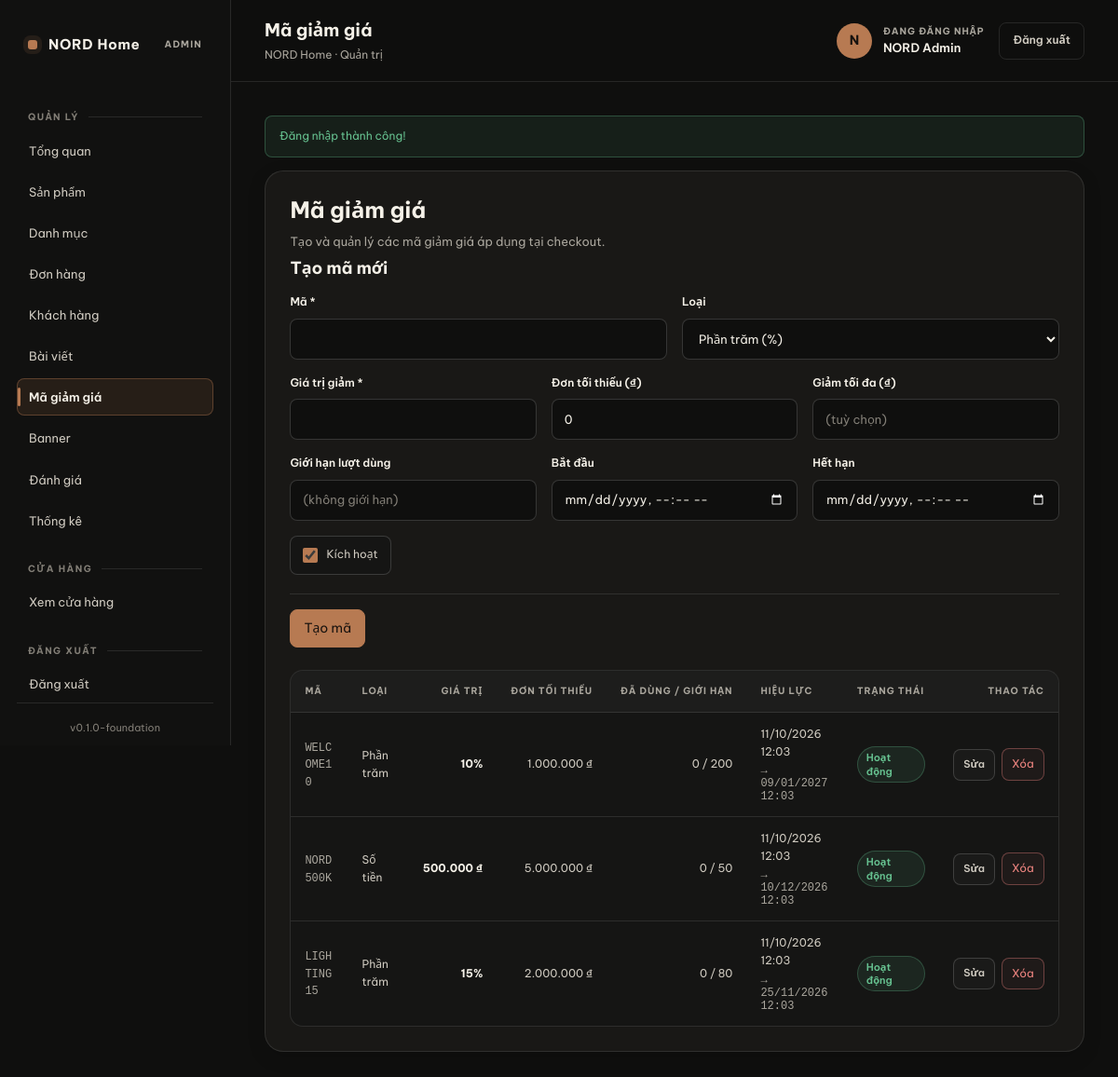
Page /admin/coupons.php (signed in) on the committed database.
### tables this page shows
CREATE TABLE `coupons` (
  `id` INT UNSIGNED NOT NULL AUTO_INCREMENT,
  `code` VARCHAR(40) NOT NULL,
  `type` ENUM('percent', 'fixed') NOT NULL DEFAULT 'percent',
  `value` DECIMAL(12,2) NOT NULL DEFAULT 0.00,
  `min_order` DECIMAL(12,2) NOT NULL DEFAULT 0.00,
  `max_discount` DECIMAL(12,2) DEFAULT NULL,
  `usage_limit` INT UNSIGNED DEFAULT NULL,
  `used_count` INT UNSIGNED NOT NULL DEFAULT 0,
  `starts_at` DATETIME DEFAULT NULL,
  `expires_at` DATETIME DEFAULT NULL,
  `is_active` TINYINT(1) NOT NULL DEFAULT 1,
  `created_at` DATETIME NOT NULL DEFAULT CURRENT_TIMESTAMP,
  `updated_at` DATETIME NOT NULL DEFAULT CURRENT_TIMESTAMP ON UPDATE CURRENT_TIMESTAMP,
  PRIMARY KEY (`id`),
  UNIQUE KEY `uq_coupons_code` (`code`),
  KEY `idx_coupons_active` (`is_active`)
);

### includes/functions.php (called while the page is built, shortened)
<?php
function e(?string $value): string
{
    return htmlspecialchars((string) $value, ENT_QUOTES | ENT_SUBSTITUTE, 'UTF-8');
}
function url(string $path = ''): string
{
    $path = ltrim($path, '/');
    return $path === '' ? BASE_URL : BASE_URL . '/' . $path;
}
function format_vnd($amount): string
{
    $amount = (float) $amount;
    return number_format($amount, 0, ',', '.') . ' ₫';
}
function format_date(?string $datetime, string $format = 'd/m/Y H:i'): string
{
    $timestamp = strtotime($datetime);
    return date($format, $timestamp);
}

### config/database.php (called while the page is built, shortened)
<?php
function pdo_options(): array
{
    return [
        PDO::ATTR_ERRMODE => PDO::ERRMODE_EXCEPTION,
        PDO::ATTR_DEFAULT_FETCH_MODE => PDO::FETCH_ASSOC,
        PDO::ATTR_EMULATE_PREPARES => false,
    ];
}
function db(): PDO
{
    $dsn = sprintf(
        'mysql:host=%s;dbname=%s;charset=%s',
        DB_HOST,
        DB_NAME,
        DB_CHARSET
    );
    $pdo = new PDO($dsn, DB_USER, DB_PASS, pdo_options());
    return $pdo;
}

### includes/admin-data.php (called while the page is built, shortened)
<?php
require_once __DIR__ . '/functions.php';
function admin_coupons_all(): array
{
    try {
        $stmt = db()->query('SELECT * FROM coupons ORDER BY created_at DESC');
        return $stmt->fetchAll() ?: [];
    } catch (PDOException $e) {
        return [];
    }
}

### admin/coupons.php (the view, shortened to what this page needs)
<?php
require_once dirname(__DIR__) . '/includes/admin-data.php';
$editId = (int) ($_GET['edit'] ?? 0);
$editing = $editId > 0 ? admin_coupon_find($editId) : null;
$values = [
    'code'         => '',
    'type'         => COUPON_PERCENT,
    'value'        => '',
    'min_order'    => '0',
    'max_discount' => '',
    'usage_limit'  => '',
    'starts_at'    => '',
    'expires_at'   => '',
    'is_active'    => 1,
];
$coupons = admin_coupons_all();
require dirname(__DIR__) . '/includes/admin-header.php';
?>
<div class="admin-card">
    <h1>Mã giảm giá</h1>
    <p class="admin-card-sub">Tạo và quản lý các mã giảm giá áp dụng tại checkout.</p>
    <form class="admin-form" method="post" action="" style="margin-bottom:24px;">
        <h2><?= $editing ? 'Sửa mã' : 'Tạo mã mới' ?></h2>
        <div class="admin-form-row admin-form-row--2">
            <label>
                <strong>Mã *</strong>
                <input type="text" name="code" value="<?= e($values['code']) ?>" required maxlength="40" style="text-transform:uppercase;">
            </label>
            <label>
                <strong>Loại</strong>
                <select name="type">
                    <option value="percent" <?= $values['type'] === COUPON_PERCENT ? 'selected' : '' ?>>Phần trăm (%)</option>
                </select>
            </label>
        </div>
        <div class="admin-form-row admin-form-row--3">
            <label>
                <strong>Giá trị giảm *</strong>
                <input type="number" name="value" min="0" step="0.01" value="<?= e($values['value']) ?>" required>
            </label>
            <label>
                <strong>Đơn tối thiểu (₫)</strong>
                <input type="number" name="min_order" min="0" step="1000" value="<?= e($values['min_order']) ?>">
            </label>
            <label>
                <strong>Giảm tối đa (₫)</strong>
                <input type="number" name="max_discount" min="0" step="1000" value="<?= e($values['max_discount']) ?>" placeholder="(tuỳ chọn)">
            </label>
        </div>
        <div class="admin-form-row admin-form-row--3">
            <label>
                <strong>Giới hạn lượt dùng</strong>
                <input type="number" name="usage_limit" min="0" step="1" value="<?= e($values['usage_limit']) ?>" placeholder="(không giới hạn)">
            </label>
            <label>
                <strong>Bắt đầu</strong>
                <input type="datetime-local" name="starts_at" value="<?= e($values['starts_at']) ?>">
            </label>
            <label>
                <strong>Hết hạn</strong>
                <input type="datetime-local" name="expires_at" value="<?= e($values['expires_at']) ?>">
            </label>
        </div>
        <label class="admin-check">
            <input type="checkbox" name="is_active" value="1" <?= $values['is_active'] ? 'checked' : '' ?>>
            Kích hoạt
        </label>
        <div class="admin-form-actions">
            <button type="submit" class="admin-btn admin-btn--primary"><?= $editing ? 'Lưu thay đổi' : 'Tạo mã' ?></button>
        </div>
    </form>
    <?php if (empty($coupons)): ?>
        <div class="admin-empty">Chưa có mã giảm giá nào.</div>
    <?php else: ?>
        <div class="admin-table-wrap">
            <table class="admin-table">
                <thead>
                    <tr>
                        <th>Mã</th>
                        <th>Loại</th>
                        <th class="col-num">Giá trị</th>
                        <th class="col-num">Đơn tối thiểu</th>
                        <th class="col-num">Đã dùng / Giới hạn</th>
                        <th>Hiệu lực</th>
                        <th>Trạng thái</th>
                        <th class="col-actions">Thao tác</th>
                    </tr>
                </thead>
                <tbody>
                <?php foreach ($coupons as $cp): ?>
                    <tr>
                        <td><strong><span class="admin-mono"><?= e($cp['code']) ?></span></strong></td>
                        <td><?= $cp['type'] === COUPON_PERCENT ? 'Phần trăm' : 'Số tiền' ?></td>
                        <td class="col-num"><strong>
                            <?= $cp['type'] === COUPON_PERCENT ? rtrim(rtrim((string) $cp['value'], '0'), '.') . '%' : e(format_vnd($cp['value'])) ?>
                        </strong></td>
                        <td class="col-num"><?= e(format_vnd($cp['min_order'])) ?></td>
                        <td class="col-num"><?= (int) $cp['used_count'] ?> / <?= $cp['usage_limit'] !== null ? (int) $cp['usage_limit'] : '∞' ?></td>
                        <td>
                            <?php if ($cp['starts_at']): ?>
                                <?= e(format_date((string) $cp['starts_at'], 'd/m/Y H:i')) ?>
                            <?php endif; ?>
                            <?php if ($cp['expires_at']): ?>
                                <div class="secondary admin-mono">→ <?= e(format_date((string) $cp['expires_at'], 'd/m/Y H:i')) ?></div>
                            <?php endif; ?>
                        </td>
                        <td>
                            <?php if ((int) $cp['is_active'] === 1): ?>
                                <span class="admin-badge admin-badge--ok">Hoạt động</span>
                            <?php else: ?>
                                <span class="admin-badge admin-badge--mute">Tắt</span>
                            <?php endif; ?>
                        </td>
                        <td class="col-actions">
                            <span class="admin-action-row">
                                <a class="admin-btn admin-btn--small admin-btn--secondary" href="<?= e(url('admin/coupons.php?edit=' . (int) $cp['id'])) ?>">Sửa</a>
                                <form method="post" action="" onsubmit="return confirm('Xóa mã giảm giá này? Nếu đã có lượt dùng, mã chỉ bị ẩn.');">
                                    <button type="submit" class="admin-btn admin-btn--small admin-btn--danger">Xóa</button>
                                </form>
                            </span>
                        </td>
                    </tr>
                <?php endforeach; ?>
                </tbody>
            </table>
        </div>
    <?php endif; ?>
</div>
<?php require dirname(__DIR__) . '/includes/admin-footer.php'; ?>

### rows in the picture
coupons: code "WELCOME10", type "Phần trăm", value "10", min_order "1.000.000 ₫", used_count "0", usage_limit "200", starts_at "11/10/2026 12:03", expires_at "09/01/2027 12:03", is_active "Hoạt động"
coupons: code "NORD500K", type "Số tiền", value "500.000 ₫", min_order "5.000.000 ₫", used_count "0", usage_limit "50", starts_at "11/10/2026 12:03", expires_at "10/12/2026 12:03", is_active "Hoạt động"
coupons: code "LIGHTING15", type "Phần trăm", value "15", min_order "2.000.000 ₫", used_count "0", usage_limit "80", starts_at "11/10/2026 12:03", expires_at "25/11/2026 12:03", is_active "Hoạt động"

### other values in the picture
APP_NAME "NORD Home"
APP_VERSION "0.1.0-foundation"
$pageTitle "Mã giảm giá"
current_user()['name'] "NORD Admin"
$flash['message'] "Đăng nhập thành công!"
